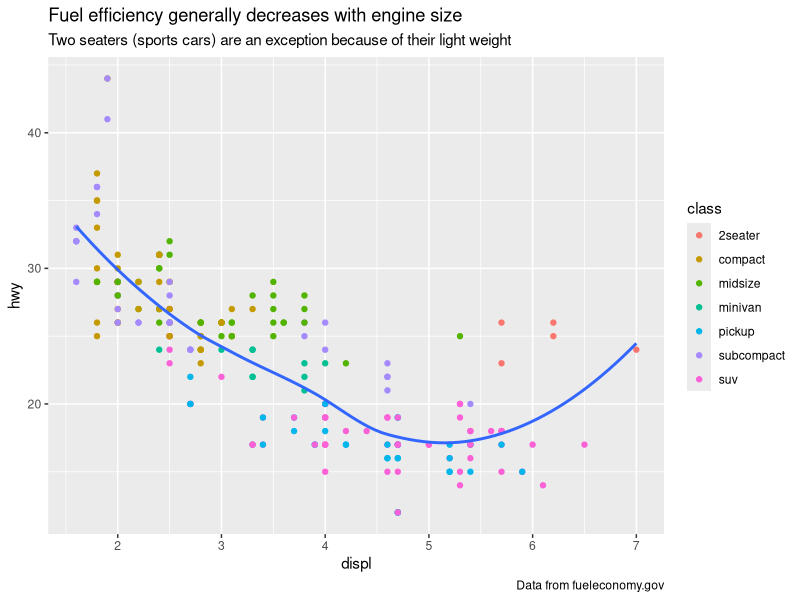
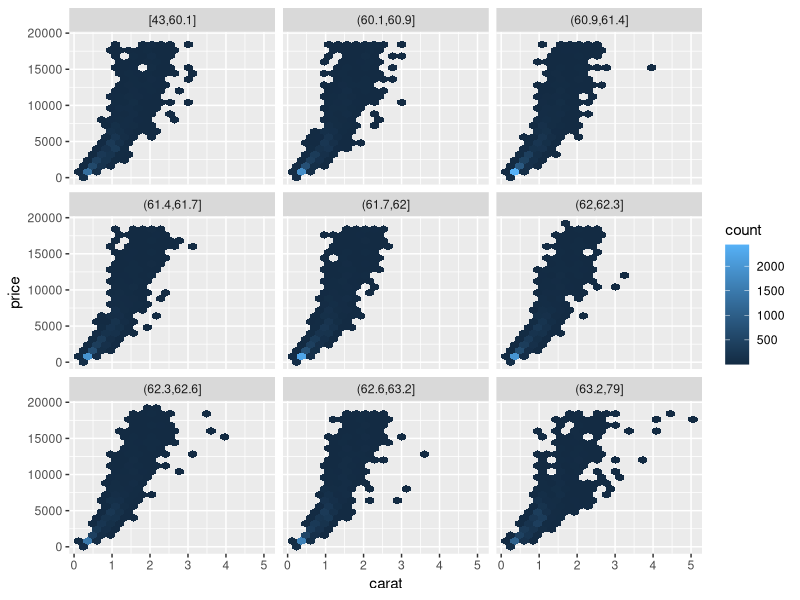
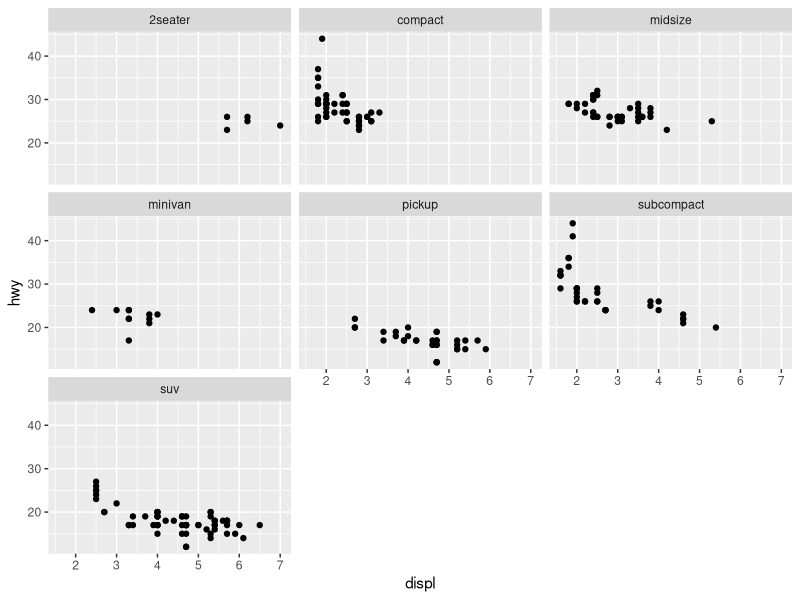
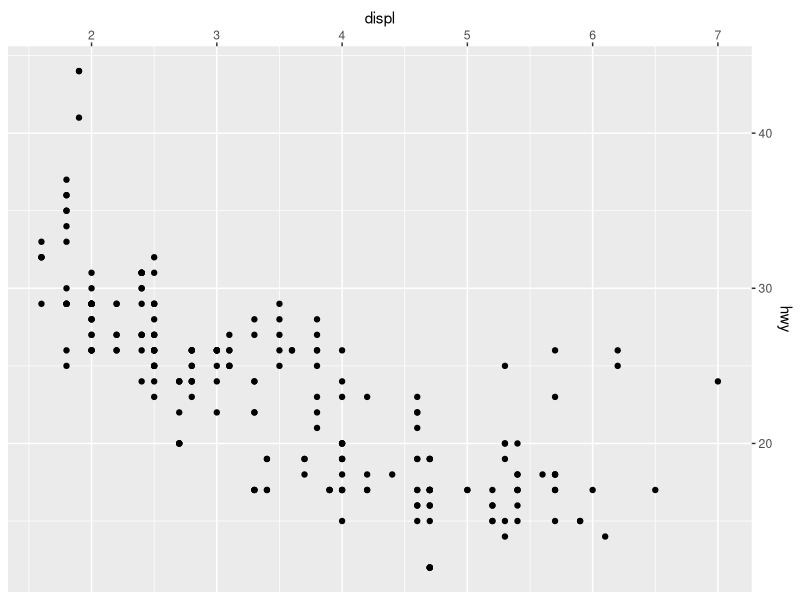
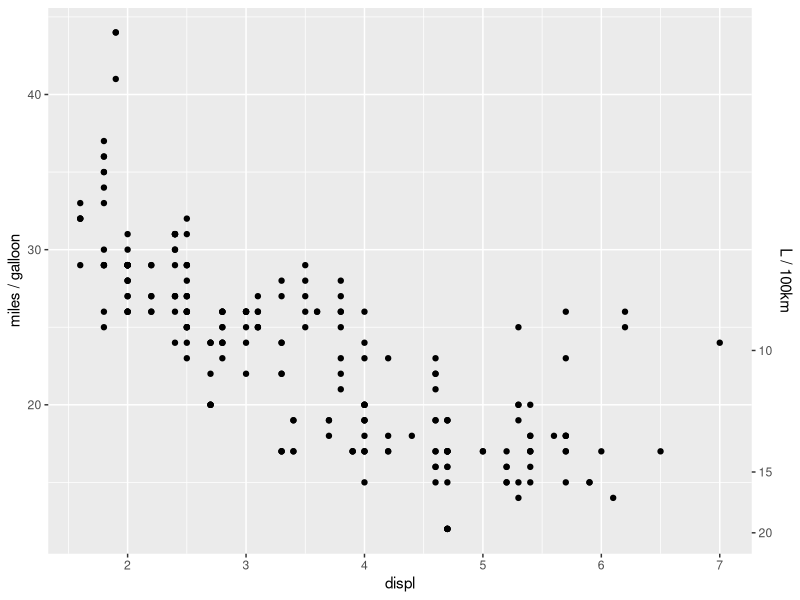
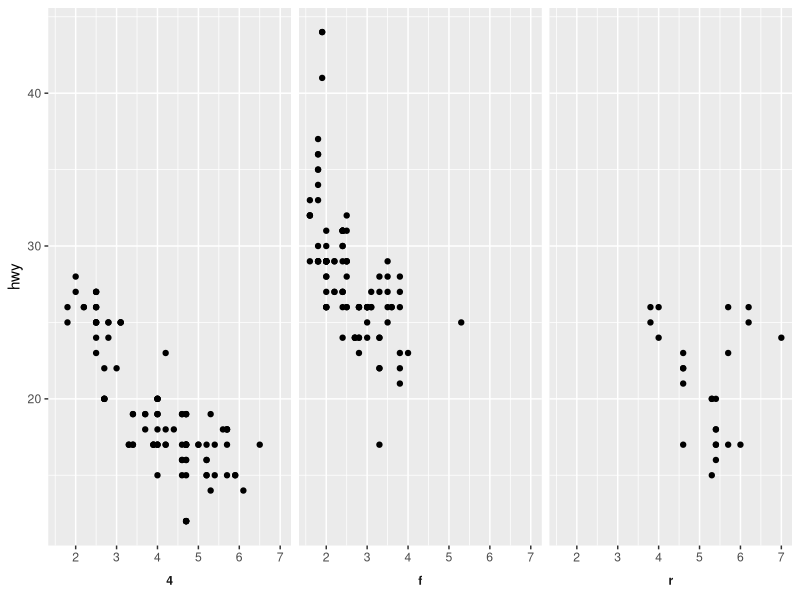
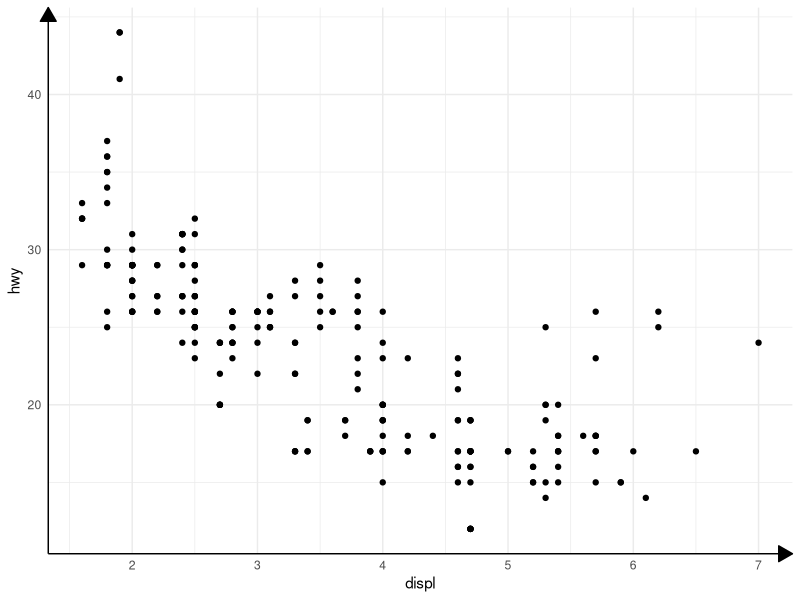
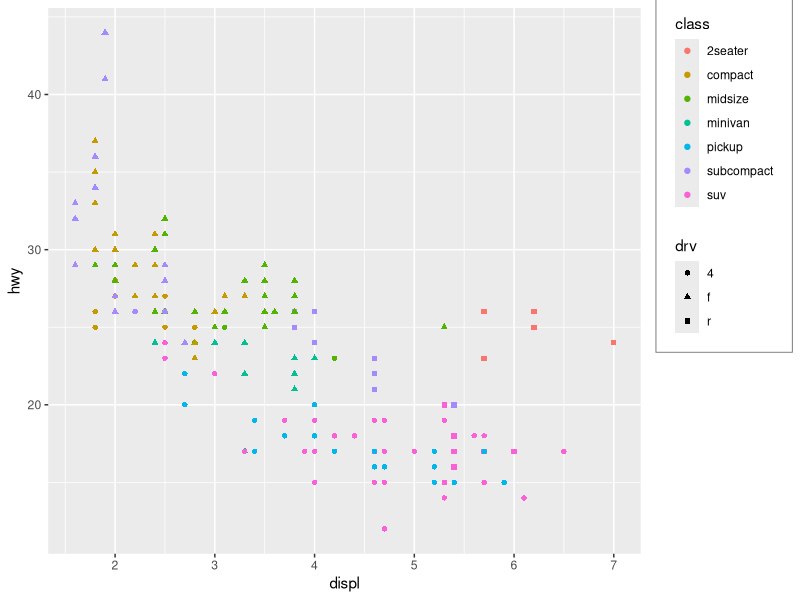

These figures' R source, in order:
## ---- chunk 1
library(ggplot2)
library(dplyr)
library(forcats)

knitr::opts_chunk$set(
  fig.asp = 1 / 1.6,
  out.width = "75%",
  collapse = TRUE,
  comment = "#>"
)
## ---- chunk 2
ggplot(mpg, aes(displ, hwy)) +
  geom_point(aes(color = class)) +
  geom_smooth(se = FALSE, method = "loess") +
  labs(
    title = "Fuel efficiency generally decreases with engine size",
    subtitle = "Two seaters (sports cars) are an exception because of their light weight",
    caption = "Data from fueleconomy.gov"
  )
## ---- chunk 3
    ggplot(diamonds, aes(carat, price)) + 
      geom_hex(bins = 20) + 
      facet_wrap(~cut_number(depth, 9))
## ---- chunk 4
    ggplot(mpg, aes(displ, hwy)) + 
      geom_point() + 
      facet_wrap(~class)
## ---- chunk 5
    ggplot(mpg, aes(displ, hwy)) + 
      geom_point() + 
      scale_x_continuous(position = "top") + 
      scale_y_continuous(position = "right")
## ---- chunk 6
    ggplot(mpg, aes(displ, hwy)) + 
      geom_point() + 
      scale_y_continuous(
        "miles / galloon", 
        sec.axis = sec_axis(~ 235 / ., name = "L / 100km")
      )
## ---- chunk 7
    ggplot(mpg, aes(displ, hwy)) + 
      geom_point() + 
      facet_wrap(~ drv, strip.position = "bottom") + 
      theme(
        strip.placement = "outside",
        strip.background = element_blank(),
        strip.text = element_text(face = "bold")
      ) +
      xlab(NULL)
## ---- chunk 8
    arrow <- arrow(length = unit(0.4, "cm"), type = "closed")
    
    ggplot(mpg, aes(displ, hwy)) + 
      geom_point() + 
      theme_minimal() + 
      theme(
        axis.line = element_line(arrow = arrow)
      )
## ---- chunk 9
    ggplot(mpg, aes(displ, hwy, shape = drv, colour = class)) + 
      geom_point() + 
      theme(
        legend.justification = "top", 
        legend.box.margin = margin(3, 3, 3, 3, "mm"), 
        legend.box.background = element_rect(colour = "grey50")
      )
## ---- chunk 10
avg_price <- diamonds %>% 
  group_by(cut, color) %>% 
  summarise(price = mean(price)) %>% 
  ungroup() %>% 
  mutate(price_rel = price - mean(price))

ggplot(avg_price) + 
  geom_col(aes(x = cut, y = price, fill = color))
## ---- chunk 11
ggplot(avg_price) + 
  geom_col(aes(x = cut, y = price_rel, fill = color))
## ---- chunk 12
ggplot(avg_price) + 
  geom_col(aes(x = cut, y = price, fill = fct_rev(color)))
